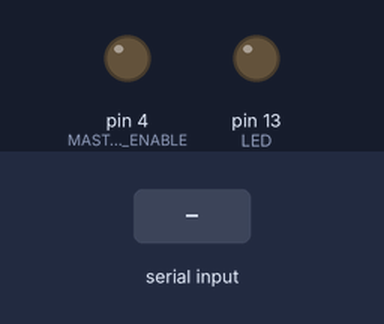
A sketch run on a simulated Arduino Uno, built with avr-gcc and run on an emulated ATmega328P. Parts: output pins drawn as LEDs (lit = HIGH). Inputs (shaded band) come from the test bench.

Above: at 1.2 s.
1.3 s: "A" received over Serial
At 2.1 s:
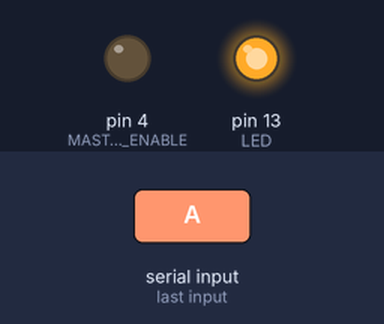
Timing chart, 0 to 4.3 s (numbered marks = the images above; inputs shaded):
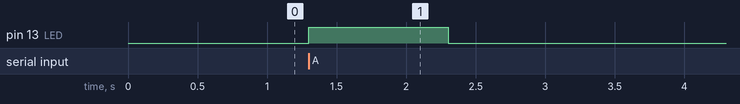

Measured:
- after the input at 1.3 s, pin 13 (LED): LOW → HIGH at once, → LOW 1.0 s later

The sketch:

SlaveSimplexReceiver.ino
```cpp
/*
 * Really basic RS485 Master/Slave proof of concept
 * before moving on to more complicated stuff
 *
 * Master sends character "A",
 *
 * Slave just has to read it and turn on LED if there is a match
 *
 * This is all simplex.
 */


#define LED   13        //LED pin
#define MASTER_ENABLE 4 //Enable pin for DE and RE (LOW = Rx, HIGH = Tx)


void setup() {
  pinMode(LED, OUTPUT);   //Make LED pin an output to control it
  digitalWrite(LED, LOW); // LED off

  pinMode(MASTER_ENABLE, OUTPUT);   //Needs to be an output
  digitalWrite(MASTER_ENABLE, LOW); //Initialize to LOW

  Serial.begin(9600);     // Initialize serial connection
  while(!Serial);         // Wait for it to initialize

}

void loop()
{
   //MAX485 enable pins should be LOW to receive
   while(Serial.available())
   {
      if(Serial.read() == 'A')
      {
        digitalWrite(LED, HIGH); // Turn led on
        delay(1000);
        digitalWrite(LED, LOW); // Turn LED off
        delay(2000);

      }
   }


}
```
